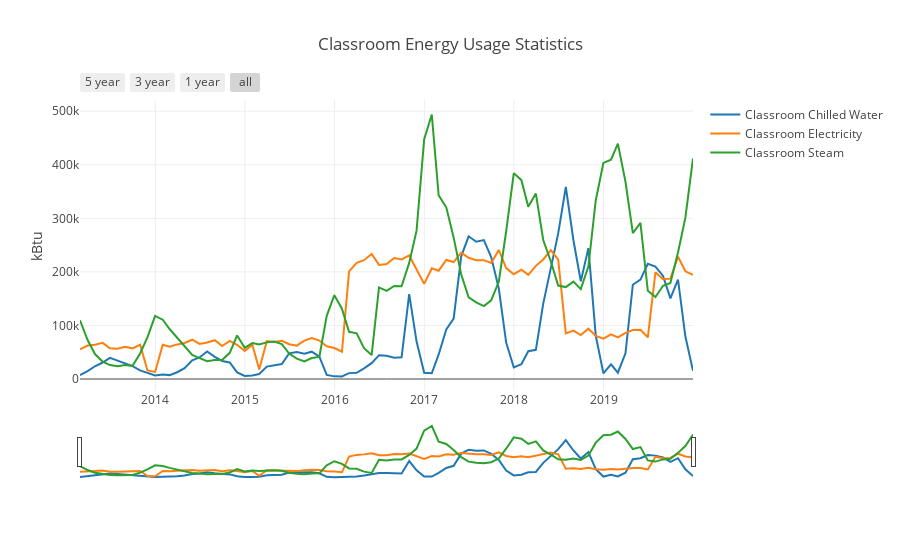

Notebook source saved alongside this figure:
### Code cell
layout = dict(
    title = 'Classroom Energy Usage Statistics',
    xaxis = dict(
        rangeselector = dict(
            buttons = list([
                dict(count = 60,
                    label = '5 year',
                    step = 'month',
                    stepmode = 'backward'),
                dict(count = 36,
                    label = '3 year',
                    step = 'month',
                    stepmode = 'backward'),
                dict(count = 12,
                    label = '1 year',
                    step = 'month',
                    stepmode = 'backward'),
                dict(step = 'all')
            ])
        ),
        
        rangeslider = dict(
            visible = True
        ),
        
        type = 'date'
    ),
    
    yaxis = dict(
        title = 'kBtu'
    )
)

trace1 = go.Scatter(
    x = classroom['Date'],
    y = classroom['Chilled Water'],
    name = 'Classroom Chilled Water'
)

trace2 = go.Scatter(
    x = classroom['Date'],
    y = classroom['Electricity'],
    name = 'Classroom Electricity'
)

trace3 = go.Scatter(
    x = classroom['Date'],
    y = classroom['Steam'],
    name = 'Classroom Steam'
)

fig = go.Figure(data = [trace1, trace2, trace3], layout = layout)
iplot(fig)
